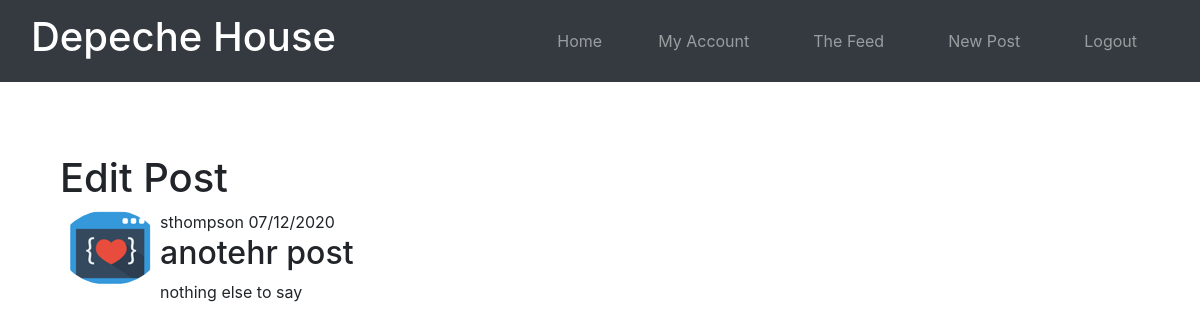
The app's page /post/4 (signed in) with its own data.
### depeche_house/models.py (models this page shows, shortened)
class User(UserMixin, db.Model):
    id = db.Column(db.Integer, primary_key=True)
    username = db.Column(db.String(10), index=True, unique=True, nullable=False)
    email = db.Column(db.String(120), unique=True, index=True, nullable=False)
    password_hash = db.Column(db.String(128), nullable=False)
    joined_at = db.Column(db.DateTime(), default=datetime.utcnow, index=True, nullable=False)
    profile_pic = db.Column(db.String(40), default='default.jpg')
    posts = db.relationship('Post', backref='author', lazy=True)

class Post(db.Model):
    id = db.Column(db.Integer, primary_key=True)
    title = db.Column(db.String(100), nullable=False)
    date_posted = db.Column(db.DateTime, nullable=False, default=datetime.utcnow)
    content = db.Column(db.Text, nullable=False)
    user_id = db.Column(db.Integer, db.ForeignKey('user.id'), nullable=False)

### depeche_house/routes.py (the view)
@app.route('/post/<int:post_id>', methods=["GET", "POST"])
@login_required
def post(post_id):
    post = Post.query.get_or_404(post_id)
    return render_template('post.html', post=post)

### depeche_house/routes.py (called while the page is built)
@login_manager.user_loader
def load_user(user_id):
    return User.query.get(int(user_id))

### depeche_house/templates/post.html (shortened to what this page needs)
{% extends "base.html" %}
{% block content %}
<br>
<br>
<br>
<h1>Edit Post</h1>
<article class="media content-section">
    <img class="rounded-circle article-img" src="{{ url_for('static', filename='profile_pics/' + post.author.profile_pic) }}">
    <div class="media-body">
        <div class="article-metadata">
            {{ post.author.username }}
            {{ post.date_posted.strftime('%d/%m/%Y') }}
        </div>
        <div class="article-title">
            <h2>{{ post.title }}</h2>
        </div>
        <div class="article-content">
            <p>{{ post.content }}</p>
        </div>
{% endblock %}

### depeche_house/static/style.css (style rules this page uses)
body { width: 100%; height: 100% }

### records on screen
User: profile_pic (picture), author.username "sthompson"
Post: date_posted "07/12/2020", title "anotehr post", content "nothing else to say"
